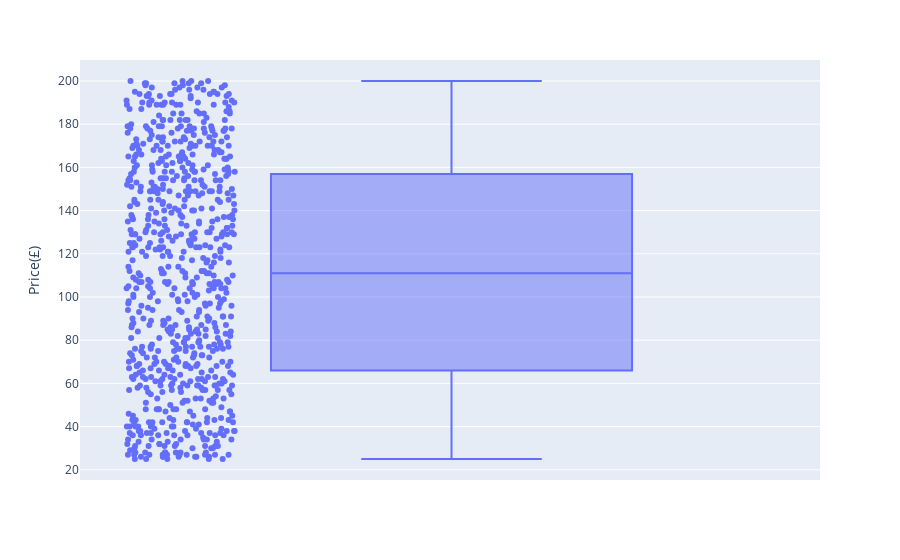

Notebook code for this chart:
### Code cell
#Verificando a existência de valores outliers
fig = px.box(df['Price(£)'].sort_values(), y='Price(£)', points='all')
fig.show()

### Figure 1 — Plotly figure (JSON) as saved in the notebook; plotly's stock layout.template omitted (floating-point values rounded to 4 significant figures; data arrays with more than 128 entries replaced by an {"elided": "..."} marker saying what was removed)
{"data": [{"alignmentgroup": "True", "boxpoints": "all", "hovertemplate": "Price(£)=%{y}<extra></extra>", "legendgroup": "", "marker": {"color": "#636efa"}, "name": "", "notched": false, "offsetgroup": "", "orientation": "v", "showlegend": false, "type": "box", "x0": " ", "xaxis": "x", "y": {"elided": "755 int values"}, "y0": " ", "yaxis": "y"}], "layout": {"boxmode": "group", "legend": {"tracegroupgap": 0}, "margin": {"t": 60}, "xaxis": {"anchor": "y", "domain": [0, 1]}, "yaxis": {"anchor": "x", "domain": [0, 1], "title": {"text": "Price(£)"}}}}
